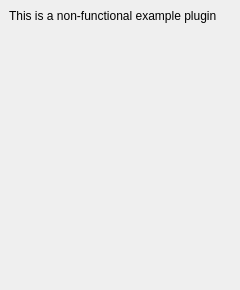
<?xml version="1.0" encoding="UTF-8"?>
<ui version="4.0">
 <class>MainWindow</class>
 <widget class="QMainWindow" name="MainWindow">
  <property name="geometry">
   <rect>
    <x>0</x>
    <y>0</y>
    <width>240</width>
    <height>290</height>
   </rect>
  </property>
  <property name="windowTitle">
   <string>Nydus Example Plugin</string>
  </property>
  <widget class="QWidget" name="centralwidget">
   <layout class="QVBoxLayout" name="verticalLayout">
    <item>
     <widget class="QLabel" name="label">
      <property name="sizePolicy">
       <sizepolicy hsizetype="Minimum" vsizetype="MinimumExpanding">
        <horstretch>0</horstretch>
        <verstretch>0</verstretch>
       </sizepolicy>
      </property>
      <property name="text">
       <string>This is a non-functional example plugin</string>
      </property>
      <property name="alignment">
       <set>Qt::AlignLeading|Qt::AlignLeft|Qt::AlignTop</set>
      </property>
      <property name="wordWrap">
       <bool>true</bool>
      </property>
     </widget>
    </item>
   </layout>
  </widget>
 </widget>
 <resources/>
 <connections/>
</ui>
